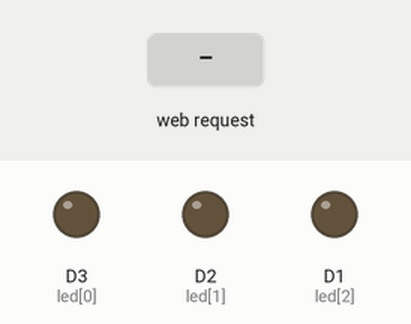
Recording of a sketch running on a simulated ESP8266 (NodeMCU). On the bench: output pins drawn as LEDs (lit = HIGH). Dashed ring = blinking. Inputs (shaded band) come from the test bench. WiFi joins after 1.5 s; servers stay silent unless stated; random numbers use the default seed unless the sketch sets one; what the sketch prints to the serial monitor is not drawn.

Above: at 2.7 s.
2.8 s: HTTP request GET /readrandom received
At 2.9 s:
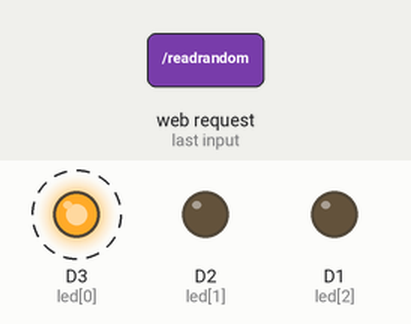
At 5.4 s:
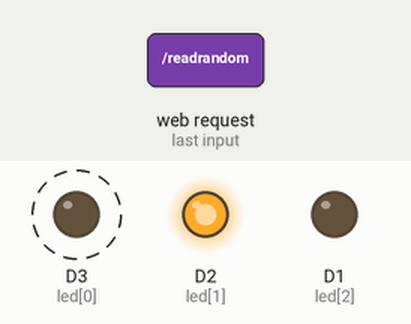
Timing chart, 0 to 16.3 s (numbered marks = the images above; inputs shaded):
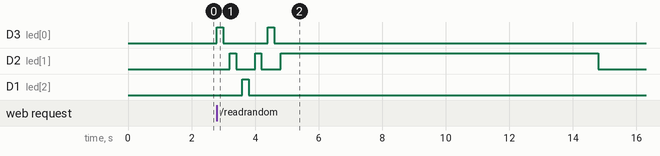

Measured:
- after the input at 2.8 s, D3 (led[0]): alternates HIGH for 0.20 s and LOW for 1.4 s, 4 changes in all, then stays LOW, starting at once; D2 (led[1]): goes HIGH 0.20 s, LOW 0.60 s, HIGH 0.20 s, LOW 0.60 s, HIGH 10.0 s, then LOW, starting after 0.40 s; D1 (led[2]): LOW → HIGH after 0.80 s, → LOW 0.20 s later

The sketch:

baitap1.ino
```cpp
#include <ESP8266WiFi.h>
#include <WiFiClient.h>
#include <ESP8266WebServer.h>

const char MAIN_page[] PROGMEM = R"=====(
<!DOCTYPE html>
<html>
    <head>
        <meta charset="UTF-8">
        <meta http-equiv="X-UA-Compatible" content="IE=edge">
        <meta name="viewport" content="width=device-width, initial-scale=1.0">
        <title>Document</title>
    </head>
<body>
<center>
<h1>HÃY CHỌN ĐÈN ĐÚNG </h1><br>
<button onclick="onClickMe1()">DEN 1</button><br>
<button onclick="onClickMe2()">DEN 2</button></a><br>
<button onclick="onClickMe3()">DEN 3</button></a><br>
<h2>Số điểm của bạn</h2><span id="score">0</span><br>
<span id="random">0</span>
</center>
</body>

<script>
setInterval (function()
{
    getrandom();
}, 1000);


function getrandom()
{
    var xhttp = new XMLHttpRequest();
    xhttp.onreadystatechange = function()
    {
        if(this.readyState ==4 && this.status==200)
        {
           document.getElementById("random").innerHTML = this.responseText;
        }
    };
    xhttp.open("GET", "readrandom", true);
    xhttp.send();
}


var score = 0;

function onClickMe1()
{
    if(document.getElementById("random").innerHTML==1)
    {
        score++;
        document.getElementById('score').innerText = score;
    }
    else
    {
        score--;
        document.getElementById('score').innerText = score;
    }

}

function onClickMe2()
{
    if(document.getElementById("random").innerHTML==2)
    {
        score++;
        document.getElementById('score').innerText = score;
    }
    else
    {
        score--;
        document.getElementById('score').innerText = score;
    }

}

function onClickMe3()
{
    if(document.getElementById("random").innerHTML==3)
    {
        score++;
        document.getElementById('score').innerText = score;
    }
    else
    {
        score--;
        document.getElementById('score').innerText = score;
    }

}

</script>


</html>
)=====";


int led[] = { D3, D2, D1};
int score = 0;

const char* ssid = "UiTiOt-Staff";
const char* password = "UiTiOtAP";

ESP8266WebServer server(80);  //Server on port 80

void handleRoot() {
  Serial.println("You called root page");
  String html = MAIN_page;
  server.send(200, "text/html", html);
}

void readrandom() {
  digitalWrite(led[0], HIGH);
  delay(200);
  digitalWrite(led[0], LOW);
  delay(200);
  digitalWrite(led[1], HIGH);
  delay(200);
  digitalWrite(led[1], LOW);
  delay(200);
  digitalWrite(led[2], HIGH);
  delay(200);
  digitalWrite(led[2], LOW);
  delay(200);
  digitalWrite(led[1], HIGH);
  delay(200);
  digitalWrite(led[1], LOW);
  delay(200);
  digitalWrite(led[0], HIGH);
  delay(200);
  digitalWrite(led[0], LOW);
  delay(200);

  int x = random(1, 4);
  server.send(200, "text/html", String(x));
  digitalWrite(led[x - 1], HIGH);
  delay(10000);
  digitalWrite(led[x - 1], LOW);

}


void setup() {
  Serial.begin(115200);
  WiFi.begin(ssid, password);
  Serial.println("");

  for (int i = 0; i < sizeof(led); i++) {
    pinMode(led[i], OUTPUT);
  }

  while (WiFi.status() != WL_CONNECTED) {
    delay(500);
    Serial.print(".");

    Serial.println("");
    Serial.print("Connected to ");
    Serial.println(ssid);
    Serial.print("IP address: ");
    Serial.println(WiFi.localIP());
    server.on("/", handleRoot);
    server.on("/readrandom", readrandom);
    server.begin();
    Serial.println("HTTP server started");
  }
}

void loop() {
  server.handleClient();
}
```
